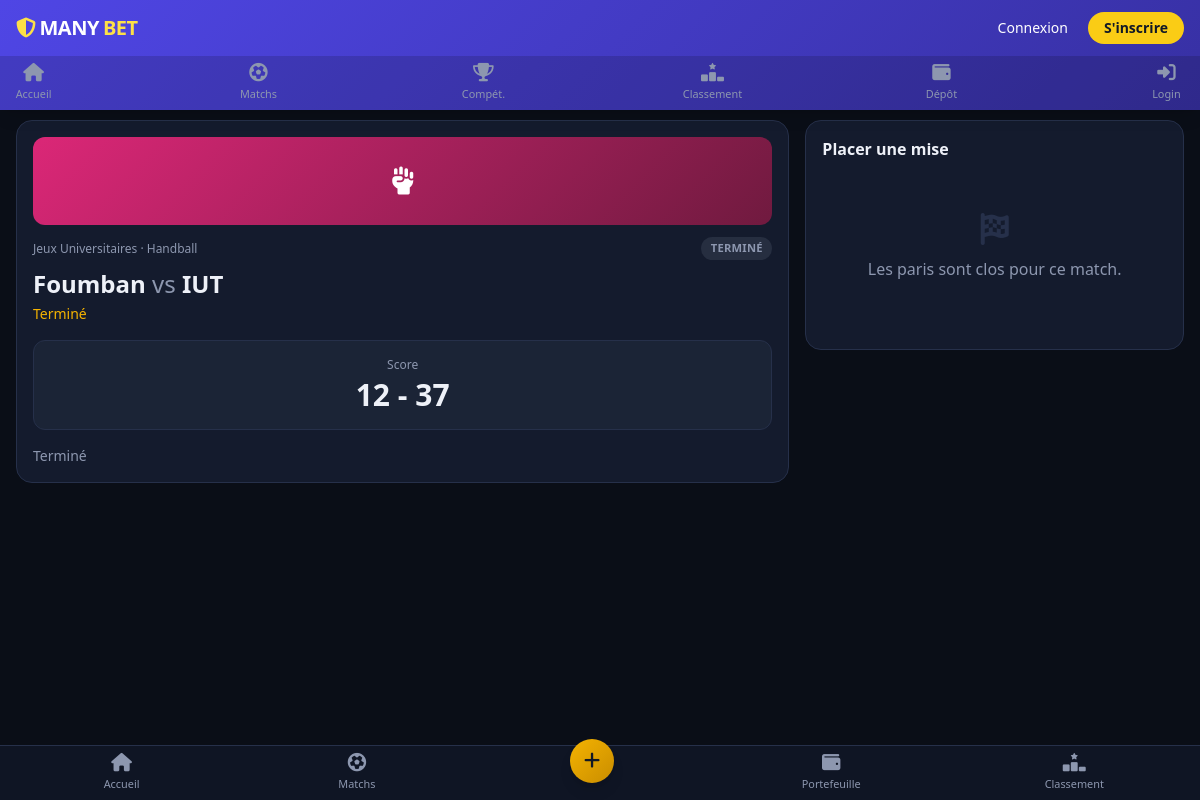
The page /match/4 on the database its author committed.
### tables this page shows
CREATE TABLE matches (
            id INTEGER PRIMARY KEY AUTOINCREMENT,
            title TEXT,
            team_a TEXT,
            team_b TEXT,
            start_time TEXT,
            competition TEXT,
            discipline TEXT,
            status TEXT DEFAULT 'scheduled',
            odds_a REAL DEFAULT 1.5,
            odds_x REAL DEFAULT 3.0,
            odds_b REAL DEFAULT 2.5,
            score_a INTEGER DEFAULT 0,
            score_b INTEGER DEFAULT 0,
            image TEXT DEFAULT NULL
        );

### app.py (the view)
@app.route('/match/<int:match_id>')
def match_detail(match_id):
    conn = get_db(); c = conn.cursor()
    c.execute("SELECT * FROM matches WHERE id=?", (match_id,))
    m = c.fetchone(); conn.close()
    if not m:
        abort(404)
    return render_template('match_v2.html', match=m, durations=DURATION_MAP)

### app.py (called while the page is built, shortened)
def get_db():
    conn = sqlite3.connect(DB_PATH)
    conn.row_factory = sqlite3.Row
    return conn

def refresh_session_user():
    if 'user' in session:
        conn = get_db(); c = conn.cursor()
        c.execute("SELECT id, username, balance, is_admin, blocked FROM users WHERE id=?", (session['user']['id'],))
        u = c.fetchone(); conn.close()
        if u and not u['blocked']:
            session['user'] = dict(u)
        else:
            session.pop('user', None)

def update_match_statuses():
    now = datetime.now(timezone.utc)
    conn = get_db(); c = conn.cursor()
    c.execute("SELECT id, start_time FROM matches WHERE status = 'scheduled'")
    rows = c.fetchall()
    conn.commit(); conn.close()

@app.before_request
@app.before_request
def csrf_protect():
    if '_csrf_token' not in session:
        session['_csrf_token'] = secrets.token_urlsafe(32)
    if request.method not in ('GET', 'HEAD', 'OPTIONS') and request.endpoint != 'webhook_campay':
        supplied = request.headers.get('X-CSRF-Token') or request.form.get('csrf_token', '')
        if not hmac.compare_digest(session['_csrf_token'], supplied):
            return jsonify({'error': 'Jeton CSRF invalide. Rechargez la page et réessayez.'}), 400

@app.context_processor
def inject_csrf_token():
    return {'csrf_token': session.get('_csrf_token', '')}

@app.before_request
def before():
    refresh_session_user()
    try:
        if 'user' in session:
            conn = get_db(); c = conn.cursor()
            c.execute("INSERT OR REPLACE INTO online_users (user_id, last_seen) VALUES (?, ?)",
                      (session['user']['id'], now_iso()))
            conn.commit(); conn.close()
    except Exception as e:
        print('Erreur update online_users:', e)
    try:
        update_match_statuses()
        process_finished_matches()
        poll_pending_provider_payments()
    except Exception as e:
        print('Erreur housekeeping:', e)

### templates/match_v2.html (shortened to what this page needs)
{% extends 'base_v2.html' %}
{% block content %}
{% set sport_icons = {'Football':'fa-futbol','Basketball':'fa-basketball','Volleyball':'fa-volleyball','Handball':'fa-hand-fist'} %}
{% set sport_class = {'Football':'football','Basketball':'basketball','Volleyball':'volleyball','Handball':'handball'} %}
<div class="px-4 grid md:grid-cols-3 gap-4">
  <div class="md:col-span-2 card">
    {% if match['image'] %}
    <div class="sport-banner" style="height:9rem;background-image:url('{{ url_for('uploaded_file', filename=match['image']) }}');background-size:cover;background-position:center"></div>
    {% else %}
    <div class="sport-banner {{ sport_class.get(match['discipline'],'football') }}"><i class="fas {{ sport_icons.get(match['discipline'],'fa-futbol') }}"></i></div>
    {% endif %}
    <div class="flex items-center justify-between">
      <span class="text-xs text-[var(--text-muted)]">{{ match['competition'] }} · {{ match['discipline'] }}</span>
      {% if match['status'] == 'live' %}<span class="status-badge status-live"><span class="live-dot"></span> Live</span>
      {% elif match['status'] == 'halftime' %}<span class="status-badge status-halftime">Mi-temps</span>
      {% elif match['status'] == 'finished' %}<span class="status-badge status-finished">Terminé</span>
      {% else %}<span class="status-badge status-scheduled">À venir</span>{% endif %}
    </div>
    <h1 class="text-2xl font-bold mt-2">{{ match['team_a'] }} <span class="text-[var(--text-muted)] font-normal">vs</span> {{ match['team_b'] }}</h1>
    <div class="text-sm text-[var(--gold)] mt-1" id="match-timer" data-match-time="{{ match['start_time'] }}" data-match-disc="{{ match['discipline'] }}">Chargement…</div>
    <div class="mt-4 surface-2 rounded-xl p-4 text-center">
      <div class="text-xs text-[var(--text-muted)] mb-1">Score</div>
      <div class="text-3xl font-extrabold" id="live-score">{{ match['score_a'] }} - {{ match['score_b'] }}</div>
    </div>
    {% if match['title'] %}
    <p class="text-sm text-[var(--text-muted)] mt-4">{{ match['title'] }}</p>
    {% endif %}
  </div>
  <div class="card h-fit">
    <h3 class="font-semibold mb-3">Placer une mise</h3>
    {% if match['status'] == 'scheduled' %}
    {% if session.user %}
    <form id="betForm">
      <input type="hidden" name="match_id" value="{{ match['id'] }}">
      <label class="form-label">Votre pronostic</label>
      <div class="odds-row mb-3" id="choice-buttons">
        <button type="button" class="odds-btn" data-choice="1" aria-pressed="false"><span class="label">1</span><span class="value">{{ '%.2f'|format(match['odds_a']) }}</span></button>
        <button type="button" class="odds-btn" data-choice="X" aria-pressed="false"><span class="label">X</span><span class="value">{{ '%.2f'|format(match['odds_x']) }}</span></button>
        <button type="button" class="odds-btn" data-choice="2" aria-pressed="false"><span class="label">2</span><span class="value">{{ '%.2f'|format(match['odds_b']) }}</span></button>
      </div>
      <input type="hidden" name="choice" id="choiceInput">
      <label class="form-label">Montant (100 — 5000 F)</label>
      <input type="number" name="amount" id="amountInput" min="100" max="5000" value="500" class="form-input">
      <div class="text-sm text-[var(--text-muted)] mt-2">Gain potentiel : <span class="font-semibold text-[var(--gold)]" id="potentialWin">—</span></div>
      <button class="btn btn-gold w-full mt-4" type="button" onclick="placeBet()">Parier maintenant</button>
    </form>
    {% else %}
    <p class="text-sm text-[var(--text-muted)] mb-3">Connectez-vous pour parier sur ce match.</p>
    <a href="{{ url_for('login') }}" class="btn btn-gold w-full">Se connecter</a>
    {% endif %}
    {% else %}
    <div class="empty-state"><i class="fas fa-flag-checkered"></i>Les paris sont clos pour ce match.</div>
    {% endif %}
  </div>
</div>
{% endblock %}

### static/css/app.css (style rules this page uses)
:root { --bg: #0a0e17; --bg-elevated: #0f1524; --surface: #141b2d; --surface-2: #1b2436; --border: #26304a; --text: #eef1f8; --text-muted: #8d97af; --primary: #4f46e5; --primary-dark: #3730a3; --primary-light: #6366f1; --gold: #f5b301; --gold-dark: #c98d00; --success: #16c26a; --danger: #ef4444; --live: #ef4444; --radius: 1rem; }
* { -webkit-tap-highlight-color: transparent; }
body { font-family: 'Poppins', system-ui, -apple-system, sans-serif; background: var(--bg); color: var(--text); min-height: 100vh; padding-bottom: 5.5rem; }
.card { background: var(--surface); border: 1px solid var(--border); border-radius: var(--radius); padding: 1rem; color: var(--text); }
.surface-2 { background: var(--surface-2); border: 1px solid var(--border); }
.sport-banner { height: 5.5rem; border-radius: 0.75rem; display: flex; align-items: center; justify-content: center; font-size: 1.75rem; color: white; margin-bottom: 0.75rem; }
.sport-banner.handball { background: linear-gradient(135deg,#db2777,#701a3f); }
.status-badge { display: inline-flex; align-items: center; gap: 0.3rem; padding: 0.2rem 0.6rem; border-radius: 999px; font-size: 0.7rem; font-weight: 600; letter-spacing: 0.02em; text-transform: uppercase; }
.status-finished { background: rgba(141,151,175,0.15); color: var(--text-muted); }
.empty-state { text-align: center; padding: 2.5rem 1rem; color: var(--text-muted); }
.empty-state i { font-size: 2rem; margin-bottom: 0.75rem; display: block; color: var(--border); }

### rows shown on the page
matches: competition "Jeux Universitaires", discipline "Handball", team_a "Foumban", team_b "IUT", score_a "12", score_b "37", title "Terminé"
